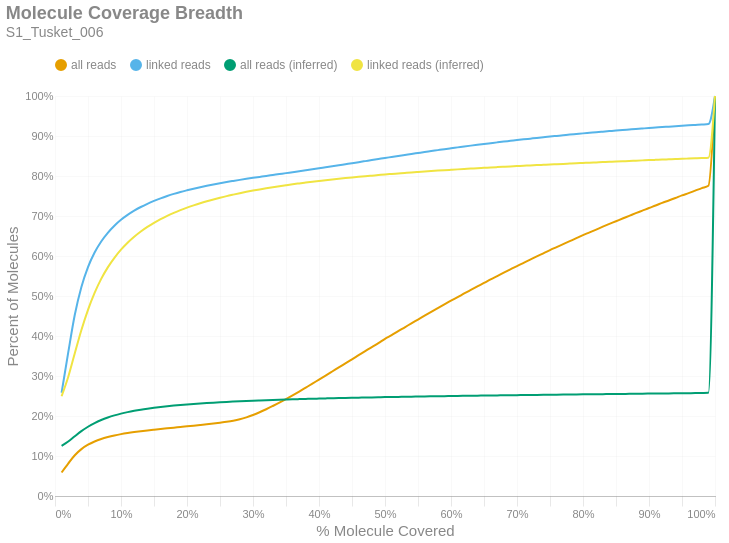

Source (notebook cell):
### Markdown cell above
### Molecule Read Coverage
This chart shows molecule coverage breadth as computed by the number of bases aligned to that molecule. In other words, "*how much of each unique long molecule is actually sequenced/aligned?*" Keep in mind there is a distinction between sequences and alignments, since some sequences belonging to a particular molecule may not align well and wouldn't appear in the alignment data. This chart also shows molecule coverage breadth as computed by the *inferred fragment* from which the aligned sequences originate. Unlike read coverage, this calculation takes into account the total insert size, including unsequenced gaps between the forward and reverse reads. Like the previous figures, these are cumulative percents.

### Code cell
if SKIPLR:
    print_html(f"Skipped")
else:
    binned_df = consolidated_hist(valids['coverage_bp'], mask, 0.01, True)
    binned_df_inf = consolidated_hist(valids['coverage_inserts'], mask, 0.01, True)
    binned_df = binned_df.with_columns(pl.lit(binned_df_inf['all reads (cumsum)']).alias('all reads (inferred)'))
    binned_df = binned_df.with_columns(pl.lit(binned_df_inf['linked reads (cumsum)']).alias('linked reads (inferred)'))
    binned_df = binned_df.with_columns(
        (pl.col('bin').cast(pl.Float64) + 0.01).alias('right_edge')
    )

    with SafeRender(binned_df):
        (
            density_plot(binned_df, 'Molecule Coverage Breadth', samplename, 'molcov', ['all reads (inferred)','linked reads (inferred)'])
            .encode(
                #x=alt.X('bin:Q', title="% Molecule Covered").axis(format = '%').scale(padding=0),
                x=alt.X('right_edge:Q', title="% Molecule Covered").axis(format='%').scale(padding=0),
                y=alt.Y('value:Q', title='Percent of Molecules')
                    .axis(format='%')
                    .stack(False)
                    .scale(domainMin=0, padding=0),
                color=alt.Color("key:N").scale(domain = ["all reads", "linked reads", "all reads (inferred)", "linked reads (inferred)"]),
                tooltip = [
                    alt.Tooltip("key:N", title = "Data Type"),
                    alt.Tooltip("range_label:N", title="% Molecule Covered"),
                    alt.Tooltip("value:Q", format = ".2%", title="% Molecules")
                ]
            )
        ).display()

### Figure 1 — Vega-Lite specification as saved in the notebook (floating-point values rounded to 4 significant figures)
{"width": "container", "height": 400, "config": {"title": {"anchor": "start", "dy": -15, "fontSize": 18, "color": "#888888", "subtitleColor": "#888888", "subtitleFontSize": 14}, "arc": {"fill": "#0072B2"}, "axis": {"domainColor": "#888888", "domainWidth": 0.5, "gridWidth": 0.2, "grid": false, "titleFontWeight": 400, "titleFontSize": 15, "labelFontSize": 11, "labelColor": "#888888", "tickColor": "#888888", "tickWidth": 0.2, "titleColor": "#888888"}, "axisBand": {"grid": false}, "axisX": {"grid": true, "tickSize": 10, "domainCap": "round"}, "axisY": {"domain": false, "grid": true, "tickSize": 0, "domainCap": "round"}, "background": "transparent", "header": {"labelFontSize": 15, "labelColor": "#888888", "titleFontSize": 15, "titleFontWeight": 600, "titleColor": "#888888"}, "legend": {"labelFont": "sans-serif", "labelFontSize": 12, "labelColor": "#888888", "symbolSize": 100, "symbolType": "circle", "titleFontSize": 12, "titlePadding": 10, "titleColor": "#888888", "title": null, "orient": "top"}, "range": {"category": ["#E69F00", "#56B4E9", "#009E73", "#F0E442", "#0072B2", "#D55E00", "#CC79A7", "#000000"], "diverging": ["#cfe8f3", "#a2d4ec", "#73bfe2", "#46abdb", "#1696d2", "#12719e"]}, "area": {"fill": "#0072B2", "fillOpacity": 0.7, "line": true, "strokeOpacity": 0.7}, "line": {"color": "#0072B2", "stroke": "#0072B2", "strokeWidth": 2}, "trail": {"color": "#0072B2", "stroke": "#0072B2", "strokeWidth": 0, "size": 1}, "point": {"filled": true, "fillOpacity": 1.0, "size": 95}, "text": {"color": "#888888", "fontSize": 11, "align": "right", "fontWeight": 400, "size": 11}, "bar": {"fill": "#0072B2", "stroke": null}, "view": {"stroke": null, "continuousWidth": 660, "continuousHeight": 400}}, "data": {"name": "data-c5d87be86616a328c2ee5457e6f9508d"}, "mark": {"type": "line", "interpolate": "monotone", "point": {"opacity": 0, "size": 275}}, "encoding": {"color": {"field": "key", "scale": {"domain": ["all reads", "linked reads", "all reads (inferred)", "linked reads (inferred)"]}, "type": "nominal"}, "tooltip": [{"field": "key", "title": "Data Type", "type": "nominal"}, {"field": "range_label", "title": "% Molecule Covered", "type": "nominal"}, {"field": "value", "format": ".2%", "title": "% Molecules", "type": "quantitative"}], "x": {"axis": {"format": "%"}, "field": "right_edge", "scale": {"padding": 0}, "title": "% Molecule Covered", "type": "quantitative"}, "y": {"axis": {"format": "%"}, "field": "value", "scale": {"domainMin": 0, "padding": 0}, "stack": false, "title": "Percent of Molecules", "type": "quantitative"}}, "params": [{"name": "param_c36ac31b6afebe62", "select": {"type": "point", "fields": ["key"]}, "bind": "legend"}], "title": {"text": "Molecule Coverage Breadth", "subtitle": "S1_Tusket_006"}, "transform": [{"fold": ["all reads (cumsum)", "linked reads (cumsum)", "all reads (inferred)", "linked reads (inferred)"]}, {"calculate": "replace(datum.key, ' (cumsum)', '')", "as": "key"}, {"filter": {"param": "param_c36ac31b6afebe62"}}], "usermeta": {"embedOptions": {"downloadFileName": "S1_Tusket_006.molcov"}}, "$schema": "https://vega.github.io/schema/vega-lite/v6.1.0.json", "datasets": {"data-c5d87be86616a328c2ee5457e6f9508d": [{"bin": "0.0", "interval": "0.0-0.01", "all reads": 0.0588, "linked reads": 0.2581, "all reads (cumsum)": 0.0588, "linked reads (cumsum)": 0.2581, "range_label": "0.0-0.01", "all reads (inferred)": 0.1254, "linked reads (inferred)": 0.2493, "right_edge": 0.01}, {"bin": "0.01", "interval": "0.01-0.02", "all reads": 0.02226, "linked reads": 0.1001, "all reads (cumsum)": 0.08106, "linked reads (cumsum)": 0.3582, "range_label": "0.01-0.02", "all reads (inferred)": 0.1363, "linked reads (inferred)": 0.2974, "right_edge": 0.02}, {"bin": "0.02", "interval": "0.02-0.03", "all reads": 0.02086, "linked reads": 0.09474, "all reads (cumsum)": 0.1019, "linked reads (cumsum)": 0.453, "range_label": "0.02-0.03", "all reads (inferred)": 0.1494, "linked reads (inferred)": 0.3568, "right_edge": 0.03}, {"bin": "0.03", "interval": "0.03-0.04", "all reads": 0.01535, "linked reads": 0.06949, "all reads (cumsum)": 0.1173, "linked reads (cumsum)": 0.5224, "range_label": "0.03-0.04", "all reads (inferred)": 0.1621, "linked reads (inferred)": 0.415, "right_edge": 0.04}, {"bin": "0.04", "interval": "0.04-0.05", "all reads": 0.01099, "linked reads": 0.04976, "all reads (cumsum)": 0.1283, "linked reads (cumsum)": 0.5722, "range_label": "0.04-0.05", "all reads (inferred)": 0.1732, "linked reads (inferred)": 0.4655, "right_edge": 0.05}, {"bin": "0.05", "interval": "0.05-0.06", "all reads": 0.008094, "linked reads": 0.03636, "all reads (cumsum)": 0.1364, "linked reads (cumsum)": 0.6086, "range_label": "0.05-0.06", "all reads (inferred)": 0.1824, "linked reads (inferred)": 0.5078, "right_edge": 0.06}, {"bin": "0.06", "interval": "0.06-0.07", "all reads": 0.006187, "linked reads": 0.02776, "all reads (cumsum)": 0.1425, "linked reads (cumsum)": 0.6363, "range_label": "0.06-0.07", "all reads (inferred)": 0.19, "linked reads (inferred)": 0.5428, "right_edge": 0.07}, {"bin": "0.07", "interval": "0.07-0.08", "all reads": 0.004839, "linked reads": 0.02168, "all reads (cumsum)": 0.1474, "linked reads (cumsum)": 0.658, "range_label": "0.07-0.08", "all reads (inferred)": 0.1963, "linked reads (inferred)": 0.5715, "right_edge": 0.08}, {"bin": "0.08", "interval": "0.08-0.09", "all reads": 0.003991, "linked reads": 0.01777, "all reads (cumsum)": 0.1514, "linked reads (cumsum)": 0.6758, "range_label": "0.08-0.09", "all reads (inferred)": 0.2015, "linked reads (inferred)": 0.5955, "right_edge": 0.09}, {"bin": "0.09", "interval": "0.09-0.1", "all reads": 0.003331, "linked reads": 0.01466, "all reads (cumsum)": 0.1547, "linked reads (cumsum)": 0.6904, "range_label": "0.09-0.1", "all reads (inferred)": 0.2059, "linked reads (inferred)": 0.6158, "right_edge": 0.1}, {"bin": "0.1", "interval": "0.1-0.11", "all reads": 0.002797, "linked reads": 0.01222, "all reads (cumsum)": 0.1575, "linked reads (cumsum)": 0.7027, "range_label": "0.1-0.11", "all reads (inferred)": 0.2097, "linked reads (inferred)": 0.6332, "right_edge": 0.11}, {"bin": "0.11", "interval": "0.11-0.12", "all reads": 0.002445, "linked reads": 0.01058, "all reads (cumsum)": 0.1599, "linked reads (cumsum)": 0.7132, "range_label": "0.11-0.12", "all reads (inferred)": 0.213, "linked reads (inferred)": 0.6481, "right_edge": 0.12}, {"bin": "0.12", "interval": "0.12-0.13", "all reads": 0.002175, "linked reads": 0.009236, "all reads (cumsum)": 0.1621, "linked reads (cumsum)": 0.7225, "range_label": "0.12-0.13", "all reads (inferred)": 0.2158, "linked reads (inferred)": 0.6611, "right_edge": 0.13}, {"bin": "0.13", "interval": "0.13-0.14", "all reads": 0.001928, "linked reads": 0.008038, "all reads (cumsum)": 0.164, "linked reads (cumsum)": 0.7305, "range_label": "0.13-0.14", "all reads (inferred)": 0.2183, "linked reads (inferred)": 0.6726, "right_edge": 0.14}, {"bin": "0.14", "interval": "0.14-0.15", "all reads": 0.001767, "linked reads": 0.007115, "all reads (cumsum)": 0.1658, "linked reads (cumsum)": 0.7376, "range_label": "0.14-0.15", "all reads (inferred)": 0.2206, "linked reads (inferred)": 0.683, "right_edge": 0.15}, {"bin": "0.15", "interval": "0.15-0.16", "all reads": 0.001701, "linked reads": 0.006455, "all reads (cumsum)": 0.1675, "linked reads (cumsum)": 0.7441, "range_label": "0.15-0.16", "all reads (inferred)": 0.2226, "linked reads (inferred)": 0.6922, "right_edge": 0.16}, {"bin": "0.16", "interval": "0.16-0.17", "all reads": 0.001644, "linked reads": 0.005844, "all reads (cumsum)": 0.1692, "linked reads (cumsum)": 0.7499, "range_label": "0.16-0.17", "all reads (inferred)": 0.2244, "linked reads (inferred)": 0.7004, "right_edge": 0.17}, {"bin": "0.17", "interval": "0.17-0.18", "all reads": 0.001653, "linked reads": 0.005281, "all reads (cumsum)": 0.1708, "linked reads (cumsum)": 0.7552, "range_label": "0.17-0.18", "all reads (inferred)": 0.226, "linked reads (inferred)": 0.7079, "right_edge": 0.18}, {"bin": "0.18", "interval": "0.18-0.19", "all reads": 0.001645, "linked reads": 0.004809, "all reads (cumsum)": 0.1725, "linked reads (cumsum)": 0.76, "range_label": "0.18-0.19", "all reads (inferred)": 0.2275, "linked reads (inferred)": 0.7147, "right_edge": 0.19}, {"bin": "0.19", "interval": "0.19-0.2", "all reads": 0.001651, "linked reads": 0.004285, "all reads (cumsum)": 0.1741, "linked reads (cumsum)": 0.7643, "range_label": "0.19-0.2", "all reads (inferred)": 0.2289, "linked reads (inferred)": 0.7209, "right_edge": 0.2}, {"bin": "0.2", "interval": "0.2-0.21", "all reads": 0.001701, "linked reads": 0.004041, "all reads (cumsum)": 0.1758, "linked reads (cumsum)": 0.7684, "range_label": "0.2-0.21", "all reads (inferred)": 0.2301, "linked reads (inferred)": 0.7266, "right_edge": 0.21}, {"bin": "0.21", "interval": "0.21-0.22", "all reads": 0.001759, "linked reads": 0.003756, "all reads (cumsum)": 0.1776, "linked reads (cumsum)": 0.7721, "range_label": "0.21-0.22", "all reads (inferred)": 0.2313, "linked reads (inferred)": 0.7319, "right_edge": 0.22}, {"bin": "0.22", "interval": "0.22-0.23", "all reads": 0.001805, "linked reads": 0.003527, "all reads (cumsum)": 0.1794, "linked reads (cumsum)": 0.7756, "range_label": "0.22-0.23", "all reads (inferred)": 0.2323, "linked reads (inferred)": 0.7368, "right_edge": 0.23}, {"bin": "0.23", "interval": "0.23-0.24", "all reads": 0.00191, "linked reads": 0.003261, "all reads (cumsum)": 0.1813, "linked reads (cumsum)": 0.7789, "range_label": "0.23-0.24", "all reads (inferred)": 0.2333, "linked reads (inferred)": 0.7413, "right_edge": 0.24}, {"bin": "0.24", "interval": "0.24-0.25", "all reads": 0.002014, "linked reads": 0.003085, "all reads (cumsum)": 0.1833, "linked reads (cumsum)": 0.782, "range_label": "0.24-0.25", "all reads (inferred)": 0.2343, "linked reads (inferred)": 0.7456, "right_edge": 0.25}, {"bin": "0.25", "interval": "0.25-0.26", "all reads": 0.002165, "linked reads": 0.002937, "all reads (cumsum)": 0.1855, "linked reads (cumsum)": 0.7849, "range_label": "0.25-0.26", "all reads (inferred)": 0.2352, "linked reads (inferred)": 0.7497, "right_edge": 0.26}, {"bin": "0.26", "interval": "0.26-0.27", "all reads": 0.002692, "linked reads": 0.002743, "all reads (cumsum)": 0.1882, "linked reads (cumsum)": 0.7877, "range_label": "0.26-0.27", "all reads (inferred)": 0.236, "linked reads (inferred)": 0.7535, "right_edge": 0.27}, {"bin": "0.27", "interval": "0.27-0.28", "all reads": 0.003618, "linked reads": 0.002676, "all reads (cumsum)": 0.1918, "linked reads (cumsum)": 0.7903, "range_label": "0.27-0.28", "all reads (inferred)": 0.2368, "linked reads (inferred)": 0.757, "right_edge": 0.28}, {"bin": "0.28", "interval": "0.28-0.29", "all reads": 0.004865, "linked reads": 0.002567, "all reads (cumsum)": 0.1966, "linked reads (cumsum)": 0.7929, "range_label": "0.28-0.29", "all reads (inferred)": 0.2375, "linked reads (inferred)": 0.7604, "right_edge": 0.29}, {"bin": "0.29", "interval": "0.29-0.3", "all reads": 0.005964, "linked reads": 0.002479, "all reads (cumsum)": 0.2026, "linked reads (cumsum)": 0.7954, "range_label": "0.29-0.3", "all reads (inferred)": 0.2382, "linked reads (inferred)": 0.7635, "right_edge": 0.3}, {"bin": "0.3", "interval": "0.3-0.31", "all reads": 0.006769, "linked reads": 0.002386, "all reads (cumsum)": 0.2094, "linked reads (cumsum)": 0.7978, "range_label": "0.3-0.31", "all reads (inferred)": 0.2389, "linked reads (inferred)": 0.7664, "right_edge": 0.31}, {"bin": "0.31", "interval": "0.31-0.32", "all reads": 0.007515, "linked reads": 0.002389, "all reads (cumsum)": 0.2169, "linked reads (cumsum)": 0.8002, "range_label": "0.31-0.32", "all reads (inferred)": 0.2395, "linked reads (inferred)": 0.7693, "right_edge": 0.32}, {"bin": "0.32", "interval": "0.32-0.33", "all reads": 0.008154, "linked reads": 0.00234, "all reads (cumsum)": 0.225, "linked reads (cumsum)": 0.8025, "range_label": "0.32-0.33", "all reads (inferred)": 0.2401, "linked reads (inferred)": 0.772, "right_edge": 0.33}, {"bin": "0.33", "interval": "0.33-0.34", "all reads": 0.00844, "linked reads": 0.002346, "all reads (cumsum)": 0.2335, "linked reads (cumsum)": 0.8048, "range_label": "0.33-0.34", "all reads (inferred)": 0.2407, "linked reads (inferred)": 0.7745, "right_edge": 0.34}, {"bin": "0.34", "interval": "0.34-0.35", "all reads": 0.008876, "linked reads": 0.002334, "all reads (cumsum)": 0.2424, "linked reads (cumsum)": 0.8072, "range_label": "0.34-0.35", "all reads (inferred)": 0.2412, "linked reads (inferred)": 0.777, "right_edge": 0.35}, {"bin": "0.35", "interval": "0.35-0.36", "all reads": 0.009276, "linked reads": 0.002377, "all reads (cumsum)": 0.2516, "linked reads (cumsum)": 0.8096, "range_label": "0.35-0.36", "all reads (inferred)": 0.2417, "linked reads (inferred)": 0.7793, "right_edge": 0.36}, {"bin": "0.36", "interval": "0.36-0.37", "all reads": 0.009565, "linked reads": 0.002322, "all reads (cumsum)": 0.2612, "linked reads (cumsum)": 0.8119, "range_label": "0.36-0.37", "all reads (inferred)": 0.2422, "linked reads (inferred)": 0.7815, "right_edge": 0.37}, {"bin": "0.37", "interval": "0.37-0.38", "all reads": 0.009836, "linked reads": 0.002366, "all reads (cumsum)": 0.271, "linked reads (cumsum)": 0.8142, "range_label": "0.37-0.38", "all reads (inferred)": 0.2427, "linked reads (inferred)": 0.7836, "right_edge": 0.38}, {"bin": "0.38", "interval": "0.38-0.39", "all reads": 0.009877, "linked reads": 0.002439, "all reads (cumsum)": 0.2809, "linked reads (cumsum)": 0.8167, "range_label": "0.38-0.39", "all reads (inferred)": 0.2431, "linked reads (inferred)": 0.7857, "right_edge": 0.39}, {"bin": "0.39", "interval": "0.39-0.4", "all reads": 0.01017, "linked reads": 0.002586, "all reads (cumsum)": 0.2911, "linked reads (cumsum)": 0.8193, "range_label": "0.39-0.4", "all reads (inferred)": 0.2436, "linked reads (inferred)": 0.7876, "right_edge": 0.4}, {"bin": "0.4", "interval": "0.4-0.41", "all reads": 0.009961, "linked reads": 0.002437, "all reads (cumsum)": 0.301, "linked reads (cumsum)": 0.8217, "range_label": "0.4-0.41", "all reads (inferred)": 0.244, "linked reads (inferred)": 0.7895, "right_edge": 0.41}, {"bin": "0.41", "interval": "0.41-0.42", "all reads": 0.01018, "linked reads": 0.002512, "all reads (cumsum)": 0.3112, "linked reads (cumsum)": 0.8242, "range_label": "0.41-0.42", "all reads (inferred)": 0.2444, "linked reads (inferred)": 0.7913, "right_edge": 0.42}, {"bin": "0.42", "interval": "0.42-0.43", "all reads": 0.01024, "linked reads": 0.002563, "all reads (cumsum)": 0.3215, "linked reads (cumsum)": 0.8268, "range_label": "0.42-0.43", "all reads (inferred)": 0.2448, "linked reads (inferred)": 0.7931, "right_edge": 0.43}, {"bin": "0.43", "interval": "0.43-0.44", "all reads": 0.01012, "linked reads": 0.002601, "all reads (cumsum)": 0.3316, "linked reads (cumsum)": 0.8294, "range_label": "0.43-0.44", "all reads (inferred)": 0.2452, "linked reads (inferred)": 0.7947, "right_edge": 0.44}, {"bin": "0.44", "interval": "0.44-0.45", "all reads": 0.01022, "linked reads": 0.002585, "all reads (cumsum)": 0.3418, "linked reads (cumsum)": 0.832, "range_label": "0.44-0.45", "all reads (inferred)": 0.2455, "linked reads (inferred)": 0.7964, "right_edge": 0.45}, {"bin": "0.45", "interval": "0.45-0.46", "all reads": 0.01024, "linked reads": 0.002642, "all reads (cumsum)": 0.352, "linked reads (cumsum)": 0.8346, "range_label": "0.45-0.46", "all reads (inferred)": 0.2459, "linked reads (inferred)": 0.798, "right_edge": 0.46}, {"bin": "0.46", "interval": "0.46-0.47", "all reads": 0.01007, "linked reads": 0.002597, "all reads (cumsum)": 0.3621, "linked reads (cumsum)": 0.8372, "range_label": "0.46-0.47", "all reads (inferred)": 0.2462, "linked reads (inferred)": 0.7995, "right_edge": 0.47}, {"bin": "0.47", "interval": "0.47-0.48", "all reads": 0.01023, "linked reads": 0.002586, "all reads (cumsum)": 0.3723, "linked reads (cumsum)": 0.8398, "range_label": "0.47-0.48", "all reads (inferred)": 0.2465, "linked reads (inferred)": 0.8009, "right_edge": 0.48}, {"bin": "0.48", "interval": "0.48-0.49", "all reads": 0.009727, "linked reads": 0.00262, "all reads (cumsum)": 0.3821, "linked reads (cumsum)": 0.8424, "range_label": "0.48-0.49", "all reads (inferred)": 0.2469, "linked reads (inferred)": 0.8024, "right_edge": 0.49}, {"bin": "0.49", "interval": "0.49-0.5", "all reads": 0.01077, "linked reads": 0.002679, "all reads (cumsum)": 0.3928, "linked reads (cumsum)": 0.8451, "range_label": "0.49-0.5", "all reads (inferred)": 0.2472, "linked reads (inferred)": 0.8038, "right_edge": 0.5}, {"bin": "0.5", "interval": "0.5-0.51", "all reads": 0.009083, "linked reads": 0.002462, "all reads (cumsum)": 0.4019, "linked reads (cumsum)": 0.8476, "range_label": "0.5-0.51", "all reads (inferred)": 0.2475, "linked reads (inferred)": 0.8051, "right_edge": 0.51}, {"bin": "0.51", "interval": "0.51-0.52", "all reads": 0.01021, "linked reads": 0.002522, "all reads (cumsum)": 0.4121, "linked reads (cumsum)": 0.8501, "range_label": "0.51-0.52", "all reads (inferred)": 0.2478, "linked reads (inferred)": 0.8064, "right_edge": 0.52}, {"bin": "0.52", "interval": "0.52-0.53", "all reads": 0.009682, "linked reads": 0.002454, "all reads (cumsum)": 0.4218, "linked reads (cumsum)": 0.8525, "range_label": "0.52-0.53", "all reads (inferred)": 0.2481, "linked reads (inferred)": 0.8077, "right_edge": 0.53}, {"bin": "0.53", "interval": "0.53-0.54", "all reads": 0.009856, "linked reads": 0.002514, "all reads (cumsum)": 0.4317, "linked reads (cumsum)": 0.855, "range_label": "0.53-0.54", "all reads (inferred)": 0.2484, "linked reads (inferred)": 0.8089, "right_edge": 0.54}, {"bin": "0.54", "interval": "0.54-0.55", "all reads": 0.009533, "linked reads": 0.002426, "all reads (cumsum)": 0.4412, "linked reads (cumsum)": 0.8575, "range_label": "0.54-0.55", "all reads (inferred)": 0.2486, "linked reads (inferred)": 0.8101, "right_edge": 0.55}, {"bin": "0.55", "interval": "0.55-0.56", "all reads": 0.009667, "linked reads": 0.002431, "all reads (cumsum)": 0.4509, "linked reads (cumsum)": 0.8599, "range_label": "0.55-0.56", "all reads (inferred)": 0.2489, "linked reads (inferred)": 0.8112, "right_edge": 0.56}, {"bin": "0.56", "interval": "0.56-0.57", "all reads": 0.009509, "linked reads": 0.002386, "all reads (cumsum)": 0.4604, "linked reads (cumsum)": 0.8623, "range_label": "0.56-0.57", "all reads (inferred)": 0.2492, "linked reads (inferred)": 0.8124, "right_edge": 0.57}, {"bin": "0.57", "interval": "0.57-0.58", "all reads": 0.009274, "linked reads": 0.002406, "all reads (cumsum)": 0.4697, "linked reads (cumsum)": 0.8647, "range_label": "0.57-0.58", "all reads (inferred)": 0.2494, "linked reads (inferred)": 0.8135, "right_edge": 0.58}, {"bin": "0.58", "interval": "0.58-0.59", "all reads": 0.009336, "linked reads": 0.002393, "all reads (cumsum)": 0.479, "linked reads (cumsum)": 0.8671, "range_label": "0.58-0.59", "all reads (inferred)": 0.2497, "linked reads (inferred)": 0.8145, "right_edge": 0.59}, {"bin": "0.59", "interval": "0.59-0.6", "all reads": 0.009321, "linked reads": 0.002255, "all reads (cumsum)": 0.4883, "linked reads (cumsum)": 0.8693, "range_label": "0.59-0.6", "all reads (inferred)": 0.2499, "linked reads (inferred)": 0.8155, "right_edge": 0.6}, {"bin": "0.6", "interval": "0.6-0.61", "all reads": 0.008785, "linked reads": 0.00221, "all reads (cumsum)": 0.4971, "linked reads (cumsum)": 0.8716, "range_label": "0.6-0.61", "all reads (inferred)": 0.2501, "linked reads (inferred)": 0.8166, "right_edge": 0.61}, {"bin": "0.61", "interval": "0.61-0.62", "all reads": 0.009206, "linked reads": 0.002233, "all reads (cumsum)": 0.5063, "linked reads (cumsum)": 0.8738, "range_label": "0.61-0.62", "all reads (inferred)": 0.2504, "linked reads (inferred)": 0.8175, "right_edge": 0.62}, {"bin": "0.62", "interval": "0.62-0.63", "all reads": 0.008865, "linked reads": 0.002167, "all reads (cumsum)": 0.5152, "linked reads (cumsum)": 0.876, "range_label": "0.62-0.63", "all reads (inferred)": 0.2506, "linked reads (inferred)": 0.8185, "right_edge": 0.63}, {"bin": "0.63", "interval": "0.63-0.64", "all reads": 0.008793, "linked reads": 0.002092, "all reads (cumsum)": 0.524, "linked reads (cumsum)": 0.878, "range_label": "0.63-0.64", "all reads (inferred)": 0.2508, "linked reads (inferred)": 0.8195, "right_edge": 0.64}, {"bin": "0.64", "interval": "0.64-0.65", "all reads": 0.008592, "linked reads": 0.002044, "all reads (cumsum)": 0.5325, "linked reads (cumsum)": 0.8801, "range_label": "0.64-0.65", "all reads (inferred)": 0.2511, "linked reads (inferred)": 0.8204, "right_edge": 0.65}, {"bin": "0.65", "interval": "0.65-0.66", "all reads": 0.008916, "linked reads": 0.001988, "all reads (cumsum)": 0.5415, "linked reads (cumsum)": 0.8821, "range_label": "0.65-0.66", "all reads (inferred)": 0.2513, "linked reads (inferred)": 0.8213, "right_edge": 0.66}, {"bin": "0.66", "interval": "0.66-0.67", "all reads": 0.008375, "linked reads": 0.001984, "all reads (cumsum)": 0.5498, "linked reads (cumsum)": 0.8841, "range_label": "0.66-0.67", "all reads (inferred)": 0.2515, "linked reads (inferred)": 0.8222, "right_edge": 0.67}, {"bin": "0.67", "interval": "0.67-0.68", "all reads": 0.008467, "linked reads": 0.00195, "all reads (cumsum)": 0.5583, "linked reads (cumsum)": 0.886, "range_label": "0.67-0.68", "all reads (inferred)": 0.2517, "linked reads (inferred)": 0.8231, "right_edge": 0.68}, {"bin": "0.68", "interval": "0.68-0.69", "all reads": 0.00821, "linked reads": 0.001879, "all reads (cumsum)": 0.5665, "linked reads (cumsum)": 0.8879, "range_label": "0.68-0.69", "all reads (inferred)": 0.2519, "linked reads (inferred)": 0.8239, "right_edge": 0.69}, {"bin": "0.69", "interval": "0.69-0.7", "all reads": 0.008363, "linked reads": 0.001912, "all reads (cumsum)": 0.5749, "linked reads (cumsum)": 0.8898, "range_label": "0.69-0.7", "all reads (inferred)": 0.2521, "linked reads (inferred)": 0.8248, "right_edge": 0.7}, {"bin": "0.7", "interval": "0.7-0.71", "all reads": 0.008001, "linked reads": 0.001848, "all reads (cumsum)": 0.5829, "linked reads (cumsum)": 0.8916, "range_label": "0.7-0.71", "all reads (inferred)": 0.2523, "linked reads (inferred)": 0.8256, "right_edge": 0.71}, {"bin": "0.71", "interval": "0.71-0.72", "all reads": 0.007983, "linked reads": 0.001759, "all reads (cumsum)": 0.5909, "linked reads (cumsum)": 0.8934, "range_label": "0.71-0.72", "all reads (inferred)": 0.2525, "linked reads (inferred)": 0.8264, "right_edge": 0.72}, {"bin": "0.72", "interval": "0.72-0.73", "all reads": 0.008014, "linked reads": 0.001765, "all reads (cumsum)": 0.5989, "linked reads (cumsum)": 0.8952, "range_label": "0.72-0.73", "all reads (inferred)": 0.2527, "linked reads (inferred)": 0.8272, "right_edge": 0.73}, {"bin": "0.73", "interval": "0.73-0.74", "all reads": 0.00777, "linked reads": 0.001733, "all reads (cumsum)": 0.6066, "linked reads (cumsum)": 0.8969, "range_label": "0.73-0.74", "all reads (inferred)": 0.2529, "linked reads (inferred)": 0.828, "right_edge": 0.74}, {"bin": "0.74", "interval": "0.74-0.75", "all reads": 0.008087, "linked reads": 0.001719, "all reads (cumsum)": 0.6147, "linked reads (cumsum)": 0.8986, "range_label": "0.74-0.75", "all reads (inferred)": 0.2531, "linked reads (inferred)": 0.8288, "right_edge": 0.75}, {"bin": "0.75", "interval": "0.75-0.76", "all reads": 0.007486, "linked reads": 0.001613, "all reads (cumsum)": 0.6222, "linked reads (cumsum)": 0.9002, "range_label": "0.75-0.76", "all reads (inferred)": 0.2533, "linked reads (inferred)": 0.8295, "right_edge": 0.76}, {"bin": "0.76", "interval": "0.76-0.77", "all reads": 0.00754, "linked reads": 0.001601, "all reads (cumsum)": 0.6298, "linked reads (cumsum)": 0.9018, "range_label": "0.76-0.77", "all reads (inferred)": 0.2535, "linked reads (inferred)": 0.8303, "right_edge": 0.77}, {"bin": "0.77", "interval": "0.77-0.78", "all reads": 0.007404, "linked reads": 0.001633, "all reads (cumsum)": 0.6372, "linked reads (cumsum)": 0.9035, "range_label": "0.77-0.78", "all reads (inferred)": 0.2537, "linked reads (inferred)": 0.8311, "right_edge": 0.78}, {"bin": "0.78", "interval": "0.78-0.79", "all reads": 0.007378, "linked reads": 0.001534, "all reads (cumsum)": 0.6445, "linked reads (cumsum)": 0.905, "range_label": "0.78-0.79", "all reads (inferred)": 0.2539, "linked reads (inferred)": 0.8319, "right_edge": 0.79}, {"bin": "0.79", "interval": "0.79-0.8", "all reads": 0.007596, "linked reads": 0.001548, "all reads (cumsum)": 0.6521, "linked reads (cumsum)": 0.9066, "range_label": "0.79-0.8", "all reads (inferred)": 0.2541, "linked reads (inferred)": 0.8326, "right_edge": 0.8}, {"bin": "0.8", "interval": "0.8-0.81", "all reads": 0.006938, "linked reads": 0.001439, "all reads (cumsum)": 0.6591, "linked reads (cumsum)": 0.908, "range_label": "0.8-0.81", "all reads (inferred)": 0.2543, "linked reads (inferred)": 0.8333, "right_edge": 0.81}, {"bin": "0.81", "interval": "0.81-0.82", "all reads": 0.007059, "linked reads": 0.001459, "all reads (cumsum)": 0.6661, "linked reads (cumsum)": 0.9095, "range_label": "0.81-0.82", "all reads (inferred)": 0.2545, "linked reads (inferred)": 0.834, "right_edge": 0.82}, {"bin": "0.82", "interval": "0.82-0.83", "all reads": 0.007156, "linked reads": 0.001406, "all reads (cumsum)": 0.6733, "linked reads (cumsum)": 0.9109, "range_label": "0.82-0.83", "all reads (inferred)": 0.2547, "linked reads (inferred)": 0.8348, "right_edge": 0.83}, {"bin": "0.83", "interval": "0.83-0.84", "all reads": 0.006917, "linked reads": 0.001391, "all reads (cumsum)": 0.6802, "linked reads (cumsum)": 0.9122, "range_label": "0.83-0.84", "all reads (inferred)": 0.2548, "linked reads (inferred)": 0.8355, "right_edge": 0.84}, {"bin": "0.84", "interval": "0.84-0.85", "all reads": 0.006745, "linked reads": 0.001391, "all reads (cumsum)": 0.687, "linked reads (cumsum)": 0.9136, "range_label": "0.84-0.85", "all reads (inferred)": 0.255, "linked reads (inferred)": 0.8362, "right_edge": 0.85}, {"bin": "0.85", "interval": "0.85-0.86", "all reads": 0.006824, "linked reads": 0.001307, "all reads (cumsum)": 0.6938, "linked reads (cumsum)": 0.9149, "range_label": "0.85-0.86", "all reads (inferred)": 0.2552, "linked reads (inferred)": 0.8369, "right_edge": 0.86}, {"bin": "0.86", "interval": "0.86-0.87", "all reads": 0.00661, "linked reads": 0.00127, "all reads (cumsum)": 0.7004, "linked reads (cumsum)": 0.9162, "range_label": "0.86-0.87", "all reads (inferred)": 0.2554, "linked reads (inferred)": 0.8376, "right_edge": 0.87}, {"bin": "0.87", "interval": "0.87-0.88", "all reads": 0.006688, "linked reads": 0.001276, "all reads (cumsum)": 0.7071, "linked reads (cumsum)": 0.9175, "range_label": "0.87-0.88", "all reads (inferred)": 0.2556, "linked reads (inferred)": 0.8383, "right_edge": 0.88}, {"bin": "0.88", "interval": "0.88-0.89", "all reads": 0.006442, "linked reads": 0.001232, "all reads (cumsum)": 0.7135, "linked reads (cumsum)": 0.9187, "range_label": "0.88-0.89", "all reads (inferred)": 0.2558, "linked reads (inferred)": 0.8391, "right_edge": 0.89}, {"bin": "0.89", "interval": "0.89-0.9", "all reads": 0.006541, "linked reads": 0.001217, "all reads (cumsum)": 0.7201, "linked reads (cumsum)": 0.9199, "range_label": "0.89-0.9", "all reads (inferred)": 0.256, "linked reads (inferred)": 0.8398, "right_edge": 0.9}, {"bin": "0.9", "interval": "0.9-0.91", "all reads": 0.006072, "linked reads": 0.001161, "all reads (cumsum)": 0.7261, "linked reads (cumsum)": 0.9211, "range_label": "0.9-0.91", "all reads (inferred)": 0.2562, "linked reads (inferred)": 0.8404, "right_edge": 0.91}, {"bin": "0.91", "interval": "0.91-0.92", "all reads": 0.006811, "linked reads": 0.0012, "all reads (cumsum)": 0.7329, "linked reads (cumsum)": 0.9223, "range_label": "0.91-0.92", "all reads (inferred)": 0.2564, "linked reads (inferred)": 0.8411, "right_edge": 0.92}, {"bin": "0.92", "interval": "0.92-0.93", "all reads": 0.005746, "linked reads": 0.001095, "all reads (cumsum)": 0.7387, "linked reads (cumsum)": 0.9234, "range_label": "0.92-0.93", "all reads (inferred)": 0.2565, "linked reads (inferred)": 0.8417, "right_edge": 0.93}, {"bin": "0.93", "interval": "0.93-0.94", "all reads": 0.006252, "linked reads": 0.001138, "all reads (cumsum)": 0.7449, "linked reads (cumsum)": 0.9245, "range_label": "0.93-0.94", "all reads (inferred)": 0.2567, "linked reads (inferred)": 0.8424, "right_edge": 0.94}, {"bin": "0.94", "interval": "0.94-0.95", "all reads": 0.006662, "linked reads": 0.001101, "all reads (cumsum)": 0.7516, "linked reads (cumsum)": 0.9256, "range_label": "0.94-0.95", "all reads (inferred)": 0.2569, "linked reads (inferred)": 0.843, "right_edge": 0.95}, {"bin": "0.95", "interval": "0.95-0.96", "all reads": 0.005492, "linked reads": 0.001041, "all reads (cumsum)": 0.7571, "linked reads (cumsum)": 0.9267, "range_label": "0.95-0.96", "all reads (inferred)": 0.2571, "linked reads (inferred)": 0.8436, "right_edge": 0.96}, {"bin": "0.96", "interval": "0.96-0.97", "all reads": 0.006284, "linked reads": 0.000999, "all reads (cumsum)": 0.7634, "linked reads (cumsum)": 0.9277, "range_label": "0.96-0.97", "all reads (inferred)": 0.2573, "linked reads (inferred)": 0.8443, "right_edge": 0.97}, {"bin": "0.97", "interval": "0.97-0.98", "all reads": 0.006391, "linked reads": 0.0009956, "all reads (cumsum)": 0.7698, "linked reads (cumsum)": 0.9287, "range_label": "0.97-0.98", "all reads (inferred)": 0.2576, "linked reads (inferred)": 0.8451, "right_edge": 0.98}, {"bin": "0.98", "interval": "0.98-0.99", "all reads": 0.005895, "linked reads": 0.001045, "all reads (cumsum)": 0.7757, "linked reads (cumsum)": 0.9297, "range_label": "0.98-0.99", "all reads (inferred)": 0.2579, "linked reads (inferred)": 0.8459, "right_edge": 0.99}, {"bin": "0.99", "interval": "0.99-1.0", "all reads": 0.2243, "linked reads": 0.07028, "all reads (cumsum)": 1.0, "linked reads (cumsum)": 1.0, "range_label": "0.99-1.0", "all reads (inferred)": 1.0, "linked reads (inferred)": 1.0, "right_edge": 1.0}]}}
